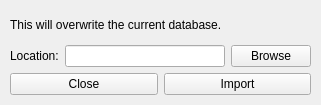
<?xml version="1.0" encoding="UTF-8"?>
<ui version="4.0">
 <class>importWin</class>
 <widget class="QWidget" name="importWin">
  <property name="geometry">
   <rect>
    <x>0</x>
    <y>0</y>
    <width>321</width>
    <height>105</height>
   </rect>
  </property>
  <property name="windowTitle">
   <string>Import Data</string>
  </property>
  <widget class="QWidget" name="layoutWidget">
   <property name="geometry">
    <rect>
     <x>10</x>
     <y>10</y>
     <width>301</width>
     <height>85</height>
    </rect>
   </property>
   <layout class="QVBoxLayout" name="verticalLayout_2">
    <item>
     <widget class="QLabel" name="label_3">
      <property name="text">
       <string>This will overwrite the current database.</string>
      </property>
     </widget>
    </item>
    <item>
     <layout class="QHBoxLayout" name="horizontalLayout_3">
      <item>
       <widget class="QLabel" name="label_4">
        <property name="text">
         <string>Location:</string>
        </property>
       </widget>
      </item>
      <item>
       <widget class="QLineEdit" name="locationBox"/>
      </item>
      <item>
       <widget class="QPushButton" name="browseBtn">
        <property name="text">
         <string>Browse</string>
        </property>
       </widget>
      </item>
     </layout>
    </item>
    <item>
     <layout class="QHBoxLayout" name="horizontalLayout_4">
      <item>
       <widget class="QPushButton" name="closeBtn">
        <property name="text">
         <string>Close</string>
        </property>
       </widget>
      </item>
      <item>
       <widget class="QPushButton" name="importBtn">
        <property name="text">
         <string>Import</string>
        </property>
       </widget>
      </item>
     </layout>
    </item>
   </layout>
  </widget>
 </widget>
 <resources/>
 <connections/>
</ui>
